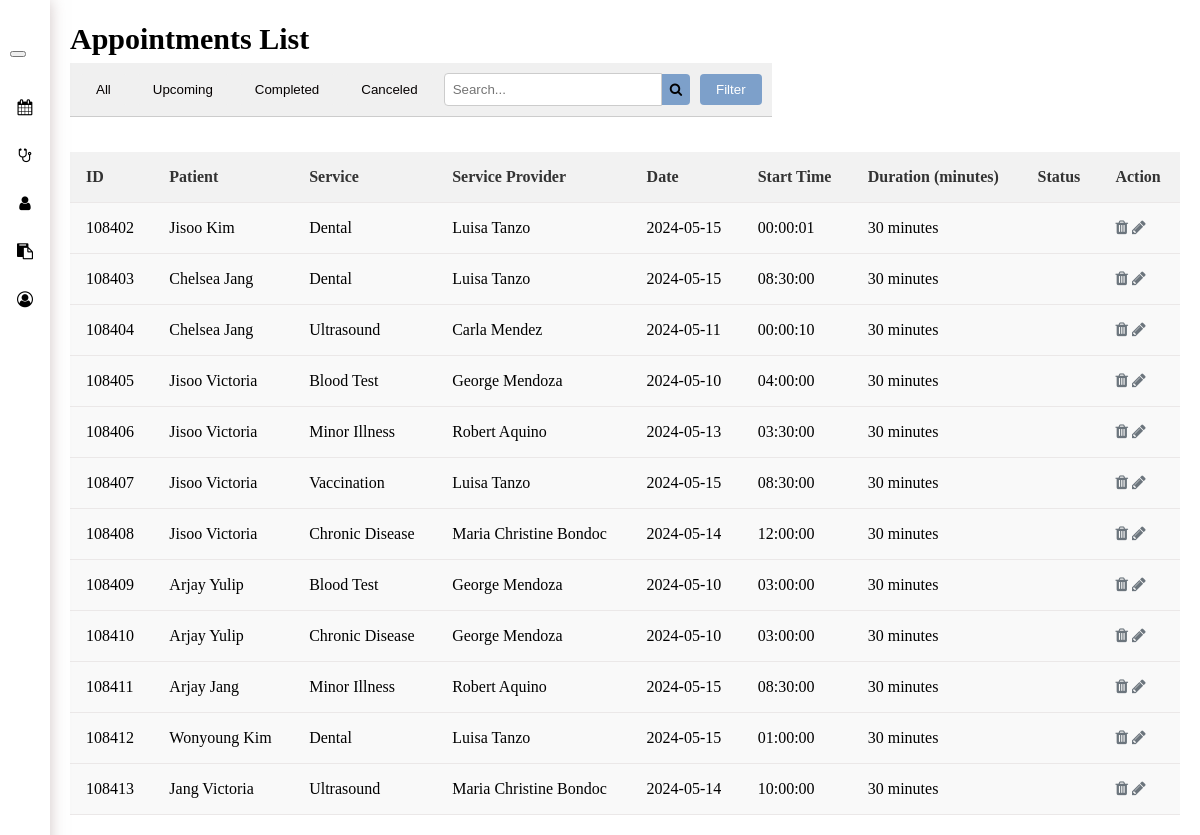
The page /admin_page/appointment.php (signed in) on the database as committed earlier.
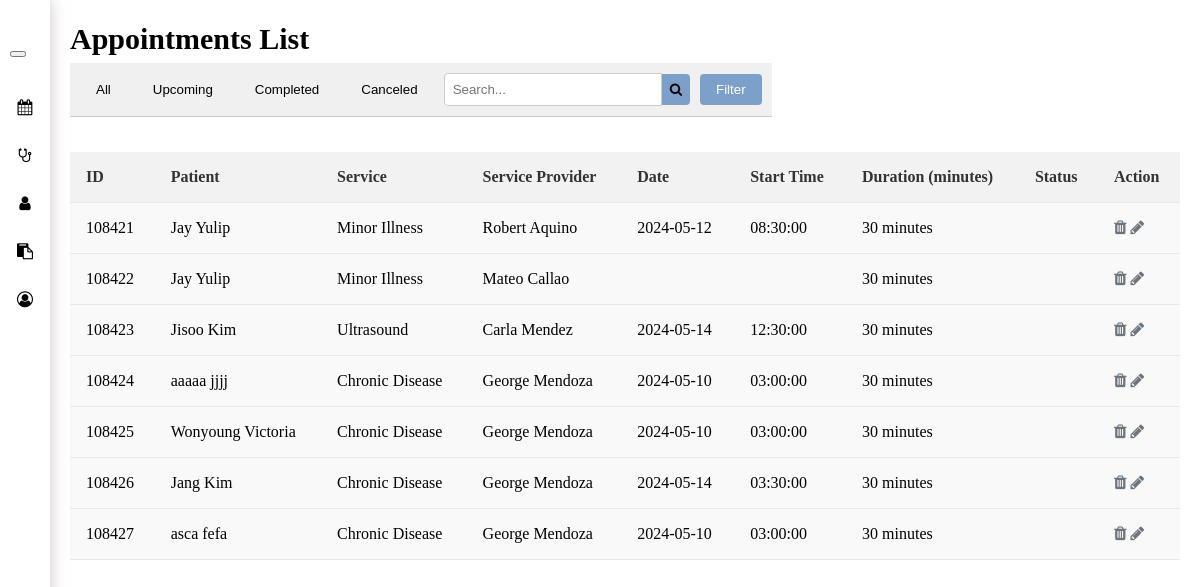
The same page on the database as committed later.
### tables this page shows
CREATE TABLE `tblappoint` (
  `apt_id` int(11) NOT NULL,
  `ptn_id` int(11) NOT NULL,
  `doc_id` int(11) NOT NULL,
  `serv_id` int(11) NOT NULL,
  `apt_time` time DEFAULT NULL,
  `apt_date` date DEFAULT NULL,
  `sched_status` varchar(20) NOT NULL
);

CREATE TABLE `tblservice` (
  `serv_id` int(11) NOT NULL,
  `serv_name` varchar(100) NOT NULL,
  `serv_desc` varchar(255) DEFAULT NULL,
  `serv_duration` varchar(100) NOT NULL
);

### admin_page/appointment.php (the view, shortened to what this page needs)
<?php
include '../config.php';
$appointmentSql = "SELECT apt.apt_id,
                          CONCAT(ptn.ptn_fname, ' ', ptn.ptn_lname) AS patient,
                          serv.serv_name AS service,
                          CONCAT(doc.doc_fname, ' ', doc.doc_lname) AS service_provider,
                          apt.apt_date,
                          apt.apt_time,
                          serv.serv_duration AS duration,
                          apt.sched_status
                   FROM tblappoint apt
                   INNER JOIN tblpatient ptn ON apt.ptn_id = ptn.ptn_id
                   INNER JOIN tbldoctor doc ON apt.doc_id = doc.doc_id
                   INNER JOIN tblservice serv ON apt.serv_id = serv.serv_id";
$appointmentResult = $conn->query($appointmentSql);
?>
<!DOCTYPE html>
<html lang="en">
<head>
  <link rel="stylesheet" href="admin_style.css?v=<?php echo time(); ?>">
  <link rel="stylesheet" href="https://cdnjs.cloudflare.com/ajax/libs/font-awesome/4.7.0/css/font-awesome.min.css">
</head>
<body>
  <div class="sidebar">
    <div class="navbar">
      <button class="nav-icon" onclick="toggleSidebar()">
      </button>
    </div>
    <ul class="nav-links">
        <li><a href="admin_landing_page.php"><i class="fa fa-calendar"></i> <span>Calendar</span></a></li>
        <li><a href="doctor.php"><i class="fa fa-stethoscope"></i> <span>Doctor</span></a></li>
        <li><a href="patients.php"><i class="fa fa-user"></i> <span>Patient</span></a></li>
        <li><a href="appointment.php"><i class="fa fa-clipboard"></i> <span>Appointment</span></a></li>
        <li><a href="account_details.php"><i class="fa fa-user-circle-o"></i> <span>Account Details</span></a></li>
    </ul>
  </div>
  <div class="content">
    <h2>Appointments List</h2>
    <div class="toolbar">
      <div class="toolbox-left">
        <div class="status-buttons">
          <button class="status-button" data-status="all">All</button>
          <button class="status-button" data-status="upcoming">Upcoming</button>
          <button class="status-button" data-status="completed">Completed</button>
          <button class="status-button" data-status="canceled">Canceled</button>
        </div>
      </div>
      <div class="toolbar__search">
        <input type="text" placeholder="Search...">
        <button class="search-button"><i class="fa fa-search"></i></button>
      </div>
      <div class="toolbar__filter">
        <button>Filter</button>
      </div>
  </div>
    <table class="appointment-table">
      <thead>
        <tr>
          <th>ID</th>
          <th>Patient</th>
          <th>Service</th>
          <th>Service Provider</th>
          <th>Date</th>
          <th>Start Time</th>
          <th>Duration (minutes)</th>
          <th>Status</th>
          <th>Action</th>
        </tr>
      </thead>
      <tbody>
        <?php
          if ($appointmentResult->num_rows > 0) {
              while ($row = $appointmentResult->fetch_assoc()) {
                  echo "<tr>";
                  echo "<td>" . $row['apt_id'] . "</td>";
                  echo "<td>" . $row['patient'] . "</td>";
                  echo "<td>" . $row['service'] . "</td>";
                  echo "<td>" . $row['service_provider'] . "</td>";
                  echo "<td>" . $row['apt_date'] . "</td>";
                  echo "<td>" . $row['apt_time'] . "</td>";
                  echo "<td>" . $row['duration'] . "</td>";
                  echo "<td>" . $row['sched_status'] . "</td>";
                  echo "<td><i class='fa fa-trash delete-icon action-icon'></i> <i class='fa fa-pencil edit-icon action-icon'></i></td>";
                  echo "</tr>";
              }
          } else {
              echo "<tr><td colspan='9'>No records found</td></tr>";
          }
        ?>
      </tbody>
    </table>
  </div>
</body>
</html>

Rows that differ between the two databases and show on the page:
removed tblappoint: apt_id "108402", patient "Jisoo Kim", serv.serv_name "Dental", service_provider "Luisa Tanzo", apt_date "2024-05-15", apt_time "00:00:01", serv.serv_duration "30 minutes"
removed tblappoint: apt_id "108403", patient "Chelsea Jang", serv.serv_name "Dental", service_provider "Luisa Tanzo", apt_date "2024-05-15", apt_time "08:30:00", serv.serv_duration "30 minutes"
removed tblappoint: apt_id "108404", patient "Chelsea Jang", serv.serv_name "Ultrasound", service_provider "Carla Mendez", apt_date "2024-05-11", apt_time "00:00:10", serv.serv_duration "30 minutes"
removed tblappoint: apt_id "108405", patient "Jisoo Victoria", serv.serv_name "Blood Test", service_provider "George Mendoza", apt_date "2024-05-10", apt_time "04:00:00", serv.serv_duration "30 minutes"
removed tblappoint: apt_id "108406", patient "Jisoo Victoria", serv.serv_name "Minor Illness", service_provider "Robert Aquino", apt_date "2024-05-13", apt_time "03:30:00", serv.serv_duration "30 minutes"
removed tblappoint: apt_id "108407", patient "Jisoo Victoria", serv.serv_name "Vaccination", service_provider "Luisa Tanzo", apt_date "2024-05-15", apt_time "08:30:00", serv.serv_duration "30 minutes"
removed tblappoint: apt_id "108408", patient "Jisoo Victoria", serv.serv_name "Chronic Disease", service_provider "Maria Christine Bondoc", apt_date "2024-05-14", apt_time "12:00:00", serv.serv_duration "30 minutes"
removed tblappoint: apt_id "108409", patient "Arjay Yulip", serv.serv_name "Blood Test", service_provider "George Mendoza", apt_date "2024-05-10", apt_time "03:00:00", serv.serv_duration "30 minutes"
removed tblappoint: apt_id "108410", patient "Arjay Yulip", serv.serv_name "Chronic Disease", service_provider "George Mendoza", apt_date "2024-05-10", apt_time "03:00:00", serv.serv_duration "30 minutes"
removed tblappoint: apt_id "108411", patient "Arjay Jang", serv.serv_name "Minor Illness", service_provider "Robert Aquino", apt_date "2024-05-15", apt_time "08:30:00", serv.serv_duration "30 minutes"
removed tblappoint: apt_id "108412", patient "Wonyoung Kim", serv.serv_name "Dental", service_provider "Luisa Tanzo", apt_date "2024-05-15", apt_time "01:00:00", serv.serv_duration "30 minutes"
removed tblappoint: apt_id "108413", patient "Jang Victoria", serv.serv_name "Ultrasound", service_provider "Maria Christine Bondoc", apt_date "2024-05-14", apt_time "10:00:00", serv.serv_duration "30 minutes"
added tblappoint: apt_id "108421", patient "Jay Yulip", serv.serv_name "Minor Illness", service_provider "Robert Aquino", apt_date "2024-05-12", apt_time "08:30:00", serv.serv_duration "30 minutes"
added tblappoint: apt_id "108422", patient "Jay Yulip", serv.serv_name "Minor Illness", service_provider "Mateo Callao", serv.serv_duration "30 minutes"
added tblappoint: apt_id "108423", patient "Jisoo Kim", serv.serv_name "Ultrasound", service_provider "Carla Mendez", apt_date "2024-05-14", apt_time "12:30:00", serv.serv_duration "30 minutes"
added tblappoint: apt_id "108424", patient "aaaaa jjjj", serv.serv_name "Chronic Disease", service_provider "George Mendoza", apt_date "2024-05-10", apt_time "03:00:00", serv.serv_duration "30 minutes"
added tblappoint: apt_id "108425", patient "Wonyoung Victoria", serv.serv_name "Chronic Disease", service_provider "George Mendoza", apt_date "2024-05-10", apt_time "03:00:00", serv.serv_duration "30 minutes"
added tblappoint: apt_id "108426", patient "Jang Kim", serv.serv_name "Chronic Disease", service_provider "George Mendoza", apt_date "2024-05-14", apt_time "03:30:00", serv.serv_duration "30 minutes"
added tblappoint: apt_id "108427", patient "asca fefa", serv.serv_name "Chronic Disease", service_provider "George Mendoza", apt_date "2024-05-10", apt_time "03:00:00", serv.serv_duration "30 minutes"
